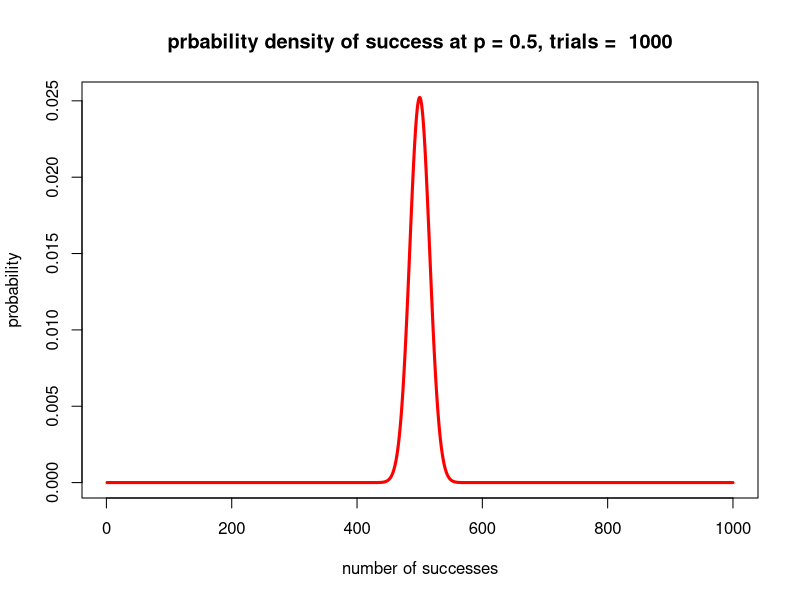
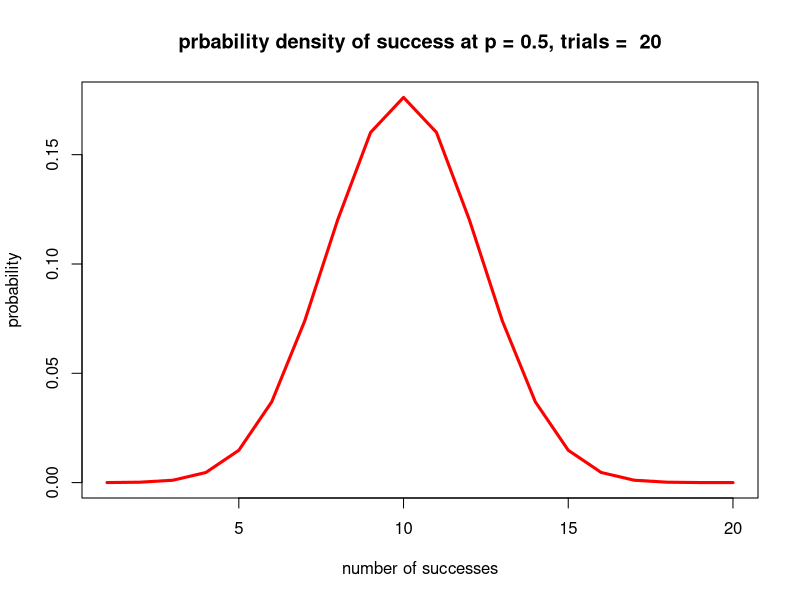
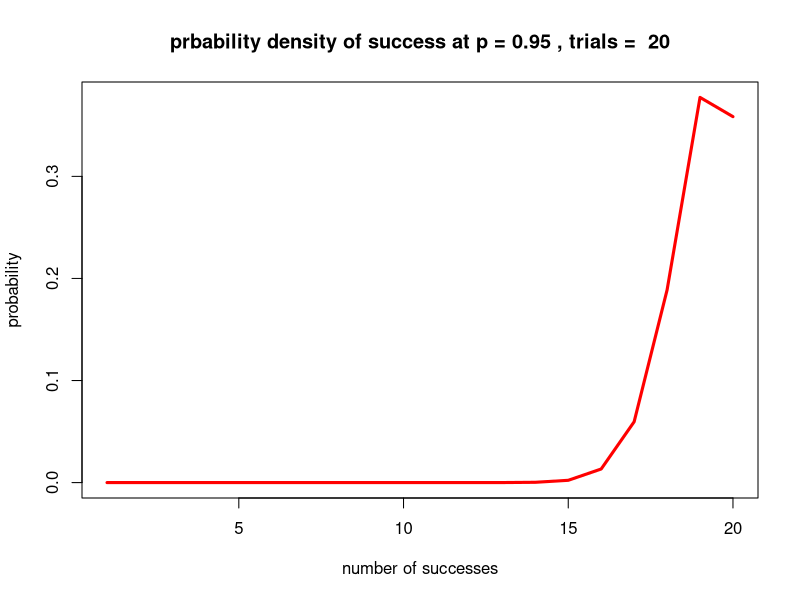
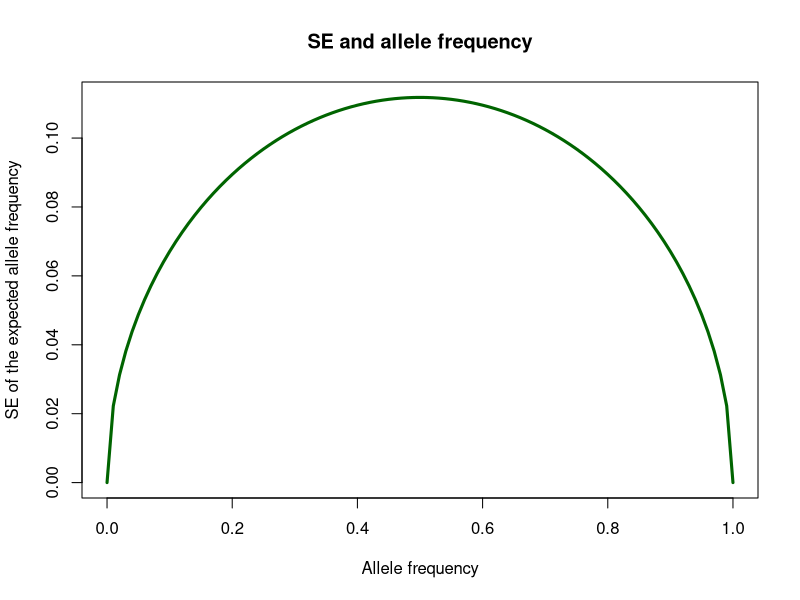

The R source for these figures, in order:
## ---- chunk 1

#set up the draw sizes
draws<-1000
p<-0.5
range<-1:draws
probs<-NULL
for ( i in range ) {
  #also try it with rbinom
  prob<-dbinom(x=i, size=draws, prob=p)
  probs<-c(probs,prob)
}#for
plot(1:length(probs),probs, type = "n", xlab="number of successes", ylab="probability", main=paste("prbability density of success at p = 0.5, trials = ", draws))
lines(1:length(probs),probs, lwd=3, col = "red")
## ---- chunk 2

#set up the draw sizes
draws<-20
p<-0.5
range<-1:draws
probs<-NULL
for ( i in range ) {
  #also try it with rbinom
  prob<-dbinom(x=i, size=draws, prob=p)
  probs<-c(probs,prob)
}#for
plot(1:length(probs),probs, type = "n", xlab="number of successes", ylab="probability", main=paste("prbability density of success at p = 0.5, trials = ", draws))
lines(1:length(probs),probs, lwd=3, col = "red")
## ---- chunk 3

#set up the draw sizes
draws<-20
p<-0.95
range<-1:draws
probs<-NULL
for ( i in range ) {
  #also try it with rbinom
  prob<-dbinom(x=i, size=draws, prob=p)
  probs<-c(probs,prob)
}#for
plot(1:length(probs),probs, type = "n", xlab="number of successes", ylab="probability", main=paste("prbability density of success at p =", p,", trials = ", draws))
lines(1:length(probs),probs, lwd=3, col = "red")
## ---- chunk 4

P<-seq(0,1,0.01)
N<-10
SEs<-NULL
for ( p in P ) {
  SEs<-c(SEs, sqrt((p*(1-p))/(2*N)))
}#for

plot(P,SEs, main="SE and allele frequency", xlab="Allele frequency", 
     ylab="SE of the expected allele frequency", type= "n")
lines(P,SEs,lwd=3, col="darkgreen")
